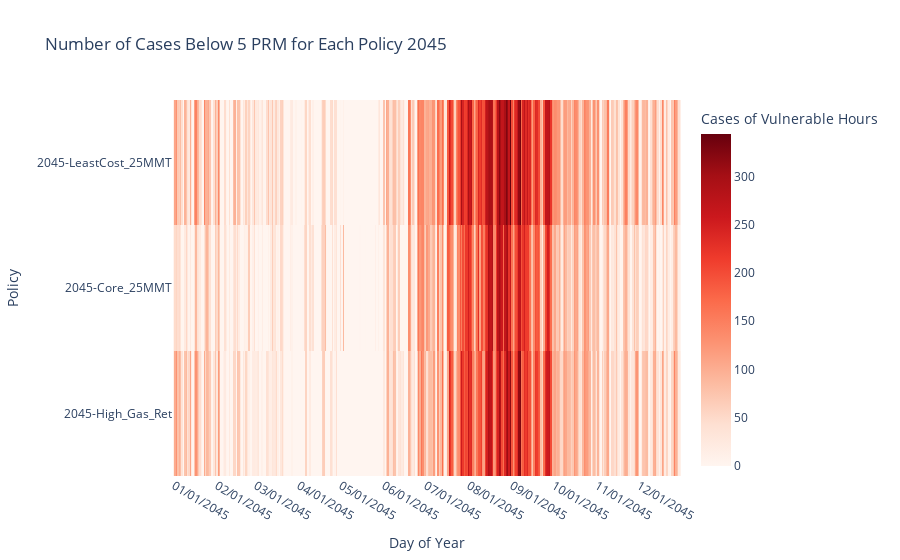

Write notebook code for a chart like this one.
### Code cell
# Example usage
folder_path = '/Users/liyangwang/kitxDMDU_analysis/reservemargin'
policyYear = 2045
RMValue = 5
combined_df = RM_daily(folder_path, policyYear, RMValue)
create_heatmap(combined_df, RMValue, policyYear)

### Figure 1 — Plotly figure (JSON) as saved in the notebook; plotly's stock layout.template omitted (floating-point values rounded to 4 significant figures; data arrays with more than 128 entries replaced by an {"elided": "..."} marker saying what was removed)
{"data": [{"coloraxis": "coloraxis", "hovertemplate": "Day of Year: %{x}<br>Policy: %{y}<br>Cases of Vulnerable Hours: %{z}<extra></extra>", "name": "0", "type": "heatmap", "x": {"elided": "365 int values"}, "xaxis": "x", "y": ["2045-LeastCost_25MMT", "2045-Core_25MMT", "2045-High_Gas_Ret"], "yaxis": "y", "z": {"elided": "3x365 int values"}}], "layout": {"coloraxis": {"colorbar": {"title": {"text": "Cases of Vulnerable Hours"}}, "colorscale": [[0, "rgb(255,245,240)"], [0.125, "rgb(254,224,210)"], [0.25, "rgb(252,187,161)"], [0.375, "rgb(252,146,114)"], [0.5, "rgb(251,106,74)"], [0.625, "rgb(239,59,44)"], [0.75, "rgb(203,24,29)"], [0.875, "rgb(165,15,21)"], [1, "rgb(103,0,13)"]]}, "title": {"text": "Number of Cases Below 5 PRM for Each Policy 2045"}, "xaxis": {"anchor": "y", "constrain": "domain", "domain": [0, 1], "scaleanchor": "y", "ticktext": ["01/01/2045", "02/01/2045", "03/01/2045", "04/01/2045", "05/01/2045", "06/01/2045", "07/01/2045", "08/01/2045", "09/01/2045", "10/01/2045", "11/01/2045", "12/01/2045"], "tickvals": [1, 32, 60, 91, 121, 152, 182, 213, 244, 274, 305, 335], "title": {"text": "Day of Year"}}, "yaxis": {"anchor": "x", "autorange": "reversed", "constrain": "domain", "domain": [0, 1], "title": {"text": "Policy"}}}}
